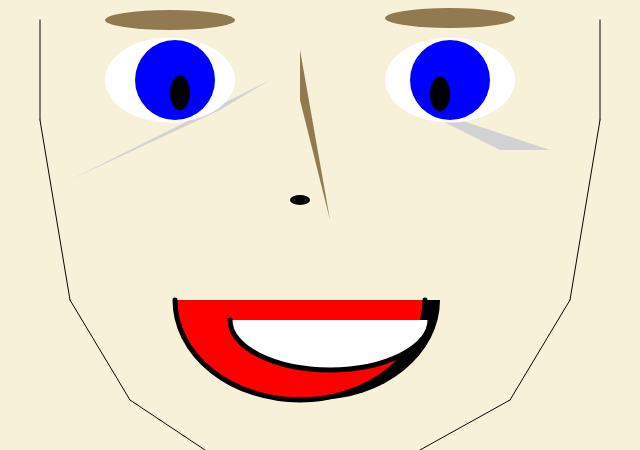
Frame 1 (no input)
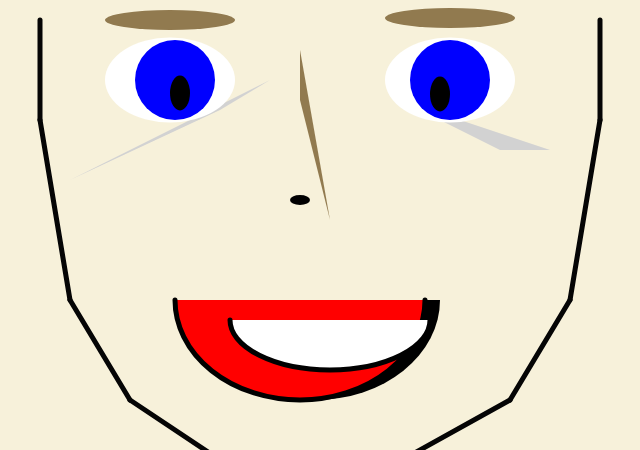
Frame 60 (no input)
Frame 120 (the mouse pressed at the canvas centre since frame 60): identical to frame 60, image omitted

The p5.js sketch that drew these frames (run headless with seeded random() and noise() and a simulated clock; from frame 60 on, the mouse is pressed at the canvas centre):

// p5.js sketch
// ── sketch.js
/*
self portrait
v1.
by Jon Darling
Hard coded V_1
*/

function setup() {
	createCanvas(640, 450);
}

function draw() {
    // Face
	background("#F7F1DA");
    
	noStroke();
     
    // Facial lines
    stroke (5)
    
	line(40, 120, 40, 20); // two xy coordinates
    line(70, 300, 40, 120); // two xy coordinates
    line(130, 400, 70, 300); // two xy coordinates
     line(130, 400, 280,500); // two xy coordinates
	// after 2 points a fill is added
     
	line(600, 120, 600, 20); // two xy coordinates
    line(570, 300, 600, 120); // two xy coordinates
    line(510, 400, 570, 300); // two xy coordinates
     line(510, 400, 330,500); // two xy coordinates
    
    
   
    
   
     // nose
	fill("#917A4F");
    noStroke()
//    ellipse(317, 200,80, 120);
    	triangle(300, 100, 300, 50,330, 220); // three xy coordinates
    // nostrils
    fill ("black")
     ellipse(300, 200,20, 10);
	ellipse(440, 94, 20, 35);
    	
   
    noStroke()
     arc(315, 300, 250, 200, 0, PI);
    // mouth
    stroke("black")
    strokeWeight(5)
     fill("red")
      arc(300, 300, 250, 200, 0, PI);
    // teeth
    fill ("white")
    arc(330,320, 200, 100, 0, PI);
   
      
     // bags
    noStroke()
    fill (210)
     triangle(270,80, 70,180, 220, 110); // three xy coordinates
     triangle(550, 150,400,100, 500, 150); // three xy coordinates
    
      // whites eyes
    fill ("white")
     ellipse (450, 80, 130, 85);
    ellipse (170, 80, 130, 85);
     
    
    
  
    
    // eyes
    noStroke();
    
    fill ("blue")
    ellipse(450, 80, 80);// right
    ellipse(175, 80, 80);// left
     // eyebrows
    noStroke();
    fill ("#917A4F")
    
    	 ellipse (450, 18, 130, 20);
    ellipse (170, 20, 130, 20);
   
   
   
    
    fill ("black")
     			
    
    // pupils
    ellipse(180, 93, 20, 35);
	ellipse(440, 94, 20, 35);
    
    
   
}


     	
    
   

// ── style.css
body {
  font-family: Helvetica;
  margin: 0;
  padding: 0;
  background-color: aliceblue;
  color: green;
}

/*
#container {
  padding: 50px 0;
  width: 500px;
  
}
*/

/*
.link {
  list-style: none;
  color: red;
  font-size: 2em;
}

.link a {
  color: orange;
}

a {
  color: red;
  transition: color 500ms
}

a:hover {
  color: white;
}*/
